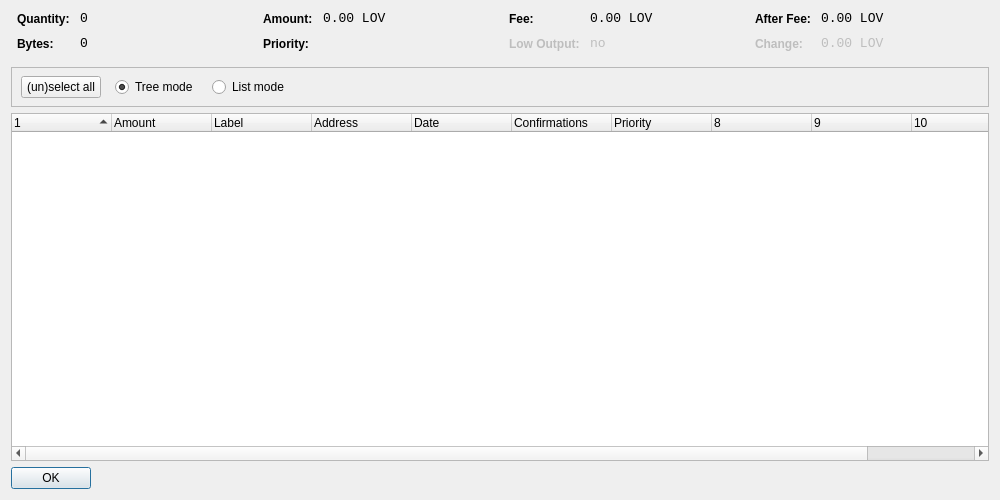
<?xml version="1.0" encoding="UTF-8"?>
<ui version="4.0">
 <class>CoinControlDialog</class>
 <widget class="QDialog" name="CoinControlDialog">
  <property name="geometry">
   <rect>
    <x>0</x>
    <y>0</y>
    <width>1000</width>
    <height>500</height>
   </rect>
  </property>
  <property name="windowTitle">
   <string>Coin Control</string>
  </property>
  <layout class="QVBoxLayout" name="verticalLayout">
   <item>
    <layout class="QHBoxLayout" name="horizontalLayoutTop" stretch="0,0,0,0">
     <property name="topMargin">
      <number>0</number>
     </property>
     <property name="bottomMargin">
      <number>10</number>
     </property>
     <item>
      <layout class="QFormLayout" name="formLayoutCoinControl1">
       <property name="horizontalSpacing">
        <number>10</number>
       </property>
       <property name="verticalSpacing">
        <number>10</number>
       </property>
       <property name="leftMargin">
        <number>6</number>
       </property>
       <property name="rightMargin">
        <number>6</number>
       </property>
       <item row="0" column="0">
        <widget class="QLabel" name="labelCoinControlQuantityText">
         <property name="styleSheet">
          <string notr="true">font-weight:bold;</string>
         </property>
         <property name="text">
          <string>Quantity:</string>
         </property>
        </widget>
       </item>
       <item row="0" column="1">
        <widget class="QLabel" name="labelCoinControlQuantity">
         <property name="font">
          <font>
           <family>Monospace</family>
           <pointsize>10</pointsize>
          </font>
         </property>
         <property name="cursor">
          <cursorShape>IBeamCursor</cursorShape>
         </property>
         <property name="contextMenuPolicy">
          <enum>Qt::ActionsContextMenu</enum>
         </property>
         <property name="text">
          <string notr="true">0</string>
         </property>
         <property name="textInteractionFlags">
          <set>Qt::LinksAccessibleByMouse|Qt::TextSelectableByKeyboard|Qt::TextSelectableByMouse</set>
         </property>
        </widget>
       </item>
       <item row="1" column="0">
        <widget class="QLabel" name="labelCoinControlBytesText">
         <property name="styleSheet">
          <string notr="true">font-weight:bold;</string>
         </property>
         <property name="text">
          <string>Bytes:</string>
         </property>
        </widget>
       </item>
       <item row="1" column="1">
        <widget class="QLabel" name="labelCoinControlBytes">
         <property name="font">
          <font>
           <family>Monospace</family>
           <pointsize>10</pointsize>
          </font>
         </property>
         <property name="cursor">
          <cursorShape>IBeamCursor</cursorShape>
         </property>
         <property name="contextMenuPolicy">
          <enum>Qt::ActionsContextMenu</enum>
         </property>
         <property name="text">
          <string notr="true">0</string>
         </property>
         <property name="textInteractionFlags">
          <set>Qt::LinksAccessibleByMouse|Qt::TextSelectableByKeyboard|Qt::TextSelectableByMouse</set>
         </property>
        </widget>
       </item>
      </layout>
     </item>
     <item>
      <layout class="QFormLayout" name="formLayoutCoinControl2">
       <property name="horizontalSpacing">
        <number>10</number>
       </property>
       <property name="verticalSpacing">
        <number>10</number>
       </property>
       <property name="leftMargin">
        <number>6</number>
       </property>
       <property name="rightMargin">
        <number>6</number>
       </property>
       <item row="0" column="0">
        <widget class="QLabel" name="labelCoinControlAmountText">
         <property name="styleSheet">
          <string notr="true">font-weight:bold;</string>
         </property>
         <property name="text">
          <string>Amount:</string>
         </property>
        </widget>
       </item>
       <item row="0" column="1">
        <widget class="QLabel" name="labelCoinControlAmount">
         <property name="font">
          <font>
           <family>Monospace</family>
           <pointsize>10</pointsize>
          </font>
         </property>
         <property name="cursor">
          <cursorShape>IBeamCursor</cursorShape>
         </property>
         <property name="contextMenuPolicy">
          <enum>Qt::ActionsContextMenu</enum>
         </property>
         <property name="text">
          <string notr="true">0.00 LOV</string>
         </property>
         <property name="textInteractionFlags">
          <set>Qt::LinksAccessibleByMouse|Qt::TextSelectableByKeyboard|Qt::TextSelectableByMouse</set>
         </property>
        </widget>
       </item>
       <item row="1" column="0">
        <widget class="QLabel" name="labelCoinControlPriorityText">
         <property name="styleSheet">
          <string notr="true">font-weight:bold;</string>
         </property>
         <property name="text">
          <string>Priority:</string>
         </property>
        </widget>
       </item>
       <item row="1" column="1">
        <widget class="QLabel" name="labelCoinControlPriority">
         <property name="font">
          <font>
           <family>Monospace</family>
           <pointsize>10</pointsize>
          </font>
         </property>
         <property name="cursor">
          <cursorShape>IBeamCursor</cursorShape>
         </property>
         <property name="contextMenuPolicy">
          <enum>Qt::ActionsContextMenu</enum>
         </property>
         <property name="text">
          <string/>
         </property>
         <property name="textInteractionFlags">
          <set>Qt::LinksAccessibleByMouse|Qt::TextSelectableByKeyboard|Qt::TextSelectableByMouse</set>
         </property>
        </widget>
       </item>
      </layout>
     </item>
     <item>
      <layout class="QFormLayout" name="formLayoutCoinControl3">
       <property name="horizontalSpacing">
        <number>10</number>
       </property>
       <property name="verticalSpacing">
        <number>10</number>
       </property>
       <property name="leftMargin">
        <number>6</number>
       </property>
       <property name="rightMargin">
        <number>6</number>
       </property>
       <item row="0" column="0">
        <widget class="QLabel" name="labelCoinControlFeeText">
         <property name="styleSheet">
          <string notr="true">font-weight:bold;</string>
         </property>
         <property name="text">
          <string>Fee:</string>
         </property>
        </widget>
       </item>
       <item row="0" column="1">
        <widget class="QLabel" name="labelCoinControlFee">
         <property name="font">
          <font>
           <family>Monospace</family>
           <pointsize>10</pointsize>
          </font>
         </property>
         <property name="cursor">
          <cursorShape>IBeamCursor</cursorShape>
         </property>
         <property name="contextMenuPolicy">
          <enum>Qt::ActionsContextMenu</enum>
         </property>
         <property name="text">
          <string notr="true">0.00 LOV</string>
         </property>
         <property name="textInteractionFlags">
          <set>Qt::LinksAccessibleByMouse|Qt::TextSelectableByKeyboard|Qt::TextSelectableByMouse</set>
         </property>
        </widget>
       </item>
       <item row="1" column="0">
        <widget class="QLabel" name="labelCoinControlLowOutputText">
         <property name="enabled">
          <bool>false</bool>
         </property>
         <property name="styleSheet">
          <string notr="true">font-weight:bold;</string>
         </property>
         <property name="text">
          <string>Low Output:</string>
         </property>
        </widget>
       </item>
       <item row="1" column="1">
        <widget class="QLabel" name="labelCoinControlLowOutput">
         <property name="enabled">
          <bool>false</bool>
         </property>
         <property name="font">
          <font>
           <family>Monospace</family>
           <pointsize>10</pointsize>
          </font>
         </property>
         <property name="cursor">
          <cursorShape>IBeamCursor</cursorShape>
         </property>
         <property name="contextMenuPolicy">
          <enum>Qt::ActionsContextMenu</enum>
         </property>
         <property name="text">
          <string notr="true">no</string>
         </property>
         <property name="textInteractionFlags">
          <set>Qt::LinksAccessibleByMouse|Qt::TextSelectableByKeyboard|Qt::TextSelectableByMouse</set>
         </property>
        </widget>
       </item>
      </layout>
     </item>
     <item>
      <layout class="QFormLayout" name="formLayoutCoinControl4">
       <property name="horizontalSpacing">
        <number>10</number>
       </property>
       <property name="verticalSpacing">
        <number>10</number>
       </property>
       <property name="leftMargin">
        <number>6</number>
       </property>
       <property name="rightMargin">
        <number>6</number>
       </property>
       <item row="0" column="0">
        <widget class="QLabel" name="labelCoinControlAfterFeeText">
         <property name="styleSheet">
          <string notr="true">font-weight:bold;</string>
         </property>
         <property name="text">
          <string>After Fee:</string>
         </property>
        </widget>
       </item>
       <item row="0" column="1">
        <widget class="QLabel" name="labelCoinControlAfterFee">
         <property name="font">
          <font>
           <family>Monospace</family>
           <pointsize>10</pointsize>
          </font>
         </property>
         <property name="cursor">
          <cursorShape>IBeamCursor</cursorShape>
         </property>
         <property name="contextMenuPolicy">
          <enum>Qt::ActionsContextMenu</enum>
         </property>
         <property name="text">
          <string notr="true">0.00 LOV</string>
         </property>
         <property name="textInteractionFlags">
          <set>Qt::LinksAccessibleByMouse|Qt::TextSelectableByKeyboard|Qt::TextSelectableByMouse</set>
         </property>
        </widget>
       </item>
       <item row="1" column="0">
        <widget class="QLabel" name="labelCoinControlChangeText">
         <property name="enabled">
          <bool>false</bool>
         </property>
         <property name="styleSheet">
          <string notr="true">font-weight:bold;</string>
         </property>
         <property name="text">
          <string>Change:</string>
         </property>
        </widget>
       </item>
       <item row="1" column="1">
        <widget class="QLabel" name="labelCoinControlChange">
         <property name="enabled">
          <bool>false</bool>
         </property>
         <property name="font">
          <font>
           <family>Monospace</family>
           <pointsize>10</pointsize>
          </font>
         </property>
         <property name="cursor">
          <cursorShape>IBeamCursor</cursorShape>
         </property>
         <property name="contextMenuPolicy">
          <enum>Qt::ActionsContextMenu</enum>
         </property>
         <property name="text">
          <string notr="true">0.00 LOV</string>
         </property>
         <property name="textInteractionFlags">
          <set>Qt::LinksAccessibleByMouse|Qt::TextSelectableByKeyboard|Qt::TextSelectableByMouse</set>
         </property>
        </widget>
       </item>
      </layout>
     </item>
    </layout>
   </item>
   <item>
    <widget class="QFrame" name="frame">
     <property name="minimumSize">
      <size>
       <width>0</width>
       <height>40</height>
      </size>
     </property>
     <property name="frameShape">
      <enum>QFrame::StyledPanel</enum>
     </property>
     <property name="frameShadow">
      <enum>QFrame::Sunken</enum>
     </property>
     <widget class="QWidget" name="horizontalLayoutWidget">
      <property name="geometry">
       <rect>
        <x>10</x>
        <y>0</y>
        <width>781</width>
        <height>41</height>
       </rect>
      </property>
      <layout class="QHBoxLayout" name="horizontalLayoutPanel" stretch="0,0,0,0">
       <property name="spacing">
        <number>14</number>
       </property>
       <item>
        <widget class="QPushButton" name="pushButtonSelectAll">
         <property name="sizePolicy">
          <sizepolicy hsizetype="Maximum" vsizetype="Fixed">
           <horstretch>0</horstretch>
           <verstretch>0</verstretch>
          </sizepolicy>
         </property>
         <property name="text">
          <string>(un)select all</string>
         </property>
        </widget>
       </item>
       <item>
        <widget class="QRadioButton" name="radioTreeMode">
         <property name="sizePolicy">
          <sizepolicy hsizetype="Maximum" vsizetype="Fixed">
           <horstretch>0</horstretch>
           <verstretch>0</verstretch>
          </sizepolicy>
         </property>
         <property name="text">
          <string>Tree mode</string>
         </property>
         <property name="checked">
          <bool>true</bool>
         </property>
        </widget>
       </item>
       <item>
        <widget class="QRadioButton" name="radioListMode">
         <property name="sizePolicy">
          <sizepolicy hsizetype="Maximum" vsizetype="Fixed">
           <horstretch>0</horstretch>
           <verstretch>0</verstretch>
          </sizepolicy>
         </property>
         <property name="text">
          <string>List mode</string>
         </property>
        </widget>
       </item>
       <item>
        <spacer name="horizontalSpacer">
         <property name="orientation">
          <enum>Qt::Horizontal</enum>
         </property>
         <property name="sizeHint" stdset="0">
          <size>
           <width>40</width>
           <height>20</height>
          </size>
         </property>
        </spacer>
       </item>
      </layout>
     </widget>
    </widget>
   </item>
   <item>
    <widget class="CoinControlTreeWidget" name="treeWidget">
     <property name="contextMenuPolicy">
      <enum>Qt::CustomContextMenu</enum>
     </property>
     <property name="sortingEnabled">
      <bool>false</bool>
     </property>
     <property name="columnCount">
      <number>11</number>
     </property>
     <attribute name="headerShowSortIndicator" stdset="0">
      <bool>true</bool>
     </attribute>
     <attribute name="headerStretchLastSection">
      <bool>false</bool>
     </attribute>
     <column>
      <property name="text">
       <string/>
      </property>
     </column>
     <column>
      <property name="text">
       <string>Amount</string>
      </property>
     </column>
     <column>
      <property name="text">
       <string>Label</string>
      </property>
     </column>
     <column>
      <property name="text">
       <string>Address</string>
      </property>
     </column>
     <column>
      <property name="text">
       <string>Date</string>
      </property>
     </column>
     <column>
      <property name="text">
       <string>Confirmations</string>
      </property>
      <property name="toolTip">
       <string>Confirmed</string>
      </property>
     </column>
     <column>
      <property name="text">
       <string>Priority</string>
      </property>
     </column>
     <column>
      <property name="text">
       <string/>
      </property>
     </column>
     <column>
      <property name="text">
       <string/>
      </property>
     </column>
     <column>
      <property name="text">
       <string/>
      </property>
     </column>
     <column>
      <property name="text">
       <string/>
      </property>
     </column>
    </widget>
   </item>
   <item>
    <widget class="QDialogButtonBox" name="buttonBox">
     <property name="sizePolicy">
      <sizepolicy hsizetype="Maximum" vsizetype="Fixed">
       <horstretch>0</horstretch>
       <verstretch>0</verstretch>
      </sizepolicy>
     </property>
     <property name="orientation">
      <enum>Qt::Horizontal</enum>
     </property>
     <property name="standardButtons">
      <set>QDialogButtonBox::Ok</set>
     </property>
    </widget>
   </item>
  </layout>
 </widget>
 <customwidgets>
  <customwidget>
   <class>CoinControlTreeWidget</class>
   <extends>QTreeWidget</extends>
   <header>coincontroltreewidget.h</header>
  </customwidget>
 </customwidgets>
 <resources/>
 <connections/>
</ui>
